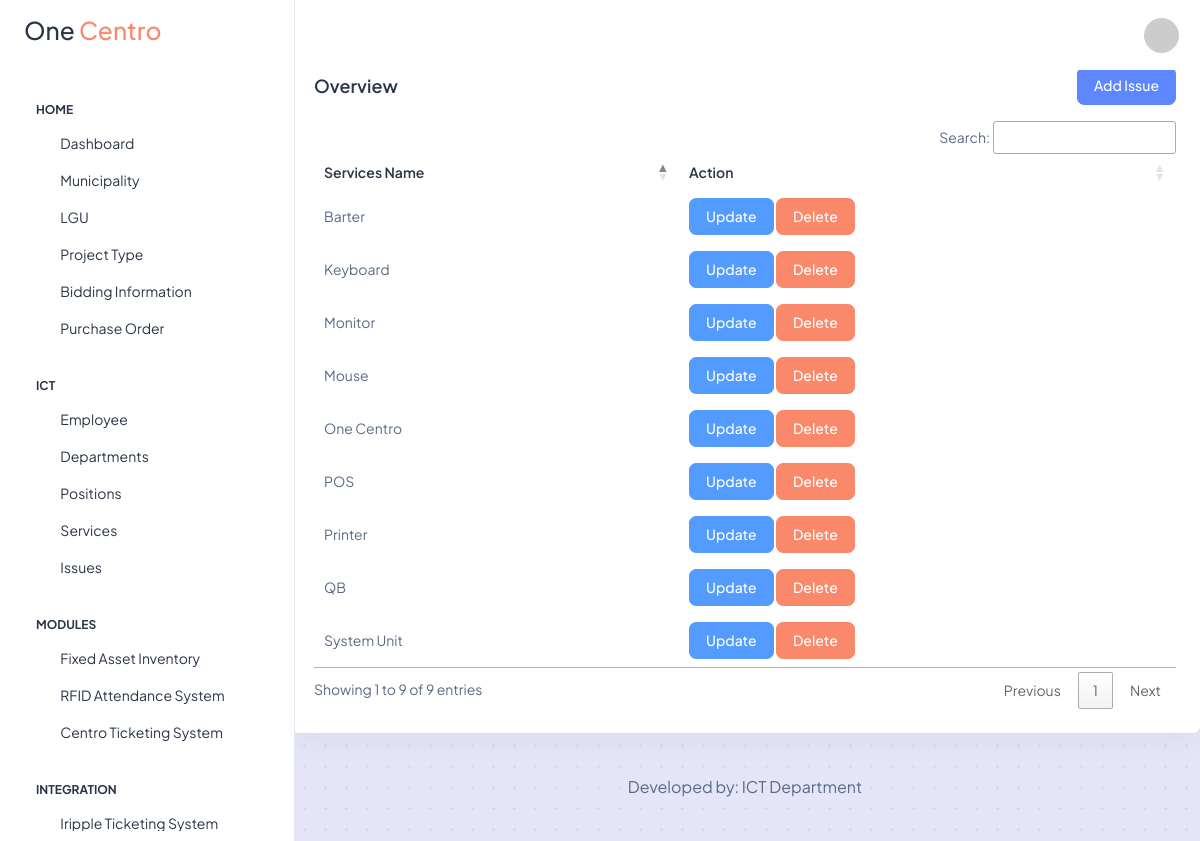
/dashboard/issues.php (signed in), run on the app's committed database.
### tables this page shows
CREATE TABLE `issues` (
  `id` int(11) NOT NULL,
  `issue` varchar(255) NOT NULL
);

### db/conn.php (called while the page is built)
<?php
    class DBConnection {
        private $host = "localhost";
        private $user = "root";
        private $pass = "";
        private $db = "one_centro";
        protected function connect() {
            try {
                $dsn = 'mysql: host=' . $this->host . ';dbname=' . $this->db;
                $pdo = new PDO($dsn, $this->user, $this->pass);
                $pdo->setAttribute(PDO::ATTR_ERRMODE, PDO::ERRMODE_EXCEPTION);
                return $pdo;
            } catch(PDOException $e) {
                print_r($e);
            }
        }
    }
?>

### models/issues-facade.php (called while the page is built, shortened)
<?php
class IssuesFacade extends DBConnection
{
    public function fetchIssues()
    {
        $sql = $this->connect()->prepare("SELECT * FROM issues ORDER BY issue");
        $sql->execute();
        return $sql;
    }
}

### dashboard/issues.php (the view, shortened to what this page needs)
<?php
include realpath(__DIR__ . '/../includes/layout/dashboard-header.php');
include realpath(__DIR__ . '/../models/issues-facade.php');
$issuesFacade = new IssuesFacade;
if (isset($_SESSION["user_role"])) {
    $userRole = $_SESSION["user_role"];
}
if (isset($_SESSION["first_name"])) {
    $firstName = $_SESSION["first_name"];
}
?>
<div class="page-wrapper" id="main-wrapper" data-layout="vertical" data-navbarbg="skin6" data-sidebartype="full" data-sidebar-position="fixed" data-header-position="fixed">
    <aside class="left-sidebar">
      <div>
        <div class="brand-logo d-flex align-items-center justify-content-between">
            <a href="./index" class="text-nowrap logo-img"><h3>One <span class="text-danger">Centro</span></h3></a>
        </div>
        <?php include realpath(__DIR__ . '/../includes/layout/dashboard-sidebar.php') ?>
      </div>
    </aside>
    <div class="body-wrapper">
        <header class="app-header">
            <nav class="navbar navbar-expand-lg navbar-light">
                <div class="navbar-collapse justify-content-end px-0" id="navbarNav">
                    <ul class="navbar-nav flex-row ms-auto align-items-center justify-content-end">
                        <li class="nav-item dropdown">
                            <a class="nav-link nav-icon-hover" href="javascript:void(0)" id="drop2" data-bs-toggle="dropdown" aria-expanded="false">
                                <img src="https://ui-avatars.com/api/?name=<?= $firstName . '+' . $lastName ?>&background=random" class="rounded-circle" width="35" height="35">
                            </a>
                        </li>
                    </ul>
                </div>
            </nav>
        </header>
        <div class="container-fluid">
            <div class="row">
                <div class="col-lg-12 d-flex align-items-strech">
                    <div class="card w-100">
                        <div class="card-body p-4">
                            <div class="d-flex justify-content-between">
                                <h5 class="card-title fw-semibold my-2">Overview</h5>
                                <?php if ($userRole == 1) { ?>
                                    <button type="button" class="btn btn-primary" data-bs-toggle="modal" data-bs-target="#addIssueModal">Add Issue</button>
                                <?php } ?>
                            </div>
                            <div class="py-2">
                            </div>
                            <div class="table-responsive">
                                <table class="table text-nowrap mb-0 align-middle">
                                    <thead class="text-dark fs-4">
                                        <tr>
                                            <th class="border-bottom-0">
                                                <h6 class="fw-semibold mb-0">Services Name</h6>
                                            </th>
                                            <th class="border-bottom-0">
                                                <h6 class="fw-semibold mb-0">Action</h6>
                                            </th>
                                        </tr>
                                    </thead>
                                    <tbody>
                                    <?php
                                    $fetchServices = $issuesFacade->fetchIssues();
                                    while ($row = $fetchServices->fetch(PDO::FETCH_ASSOC)) { ?>
                                        <tr>
                                            <td class="border-bottom-0">
                                                <p class="mb-0 fw-normal"><?= $row["issue"]?></p>
                                            </td>
                                            <td class="border-bottom-0">
                                                <a href="issues?is_updated=<?= $row["id"] ?>" class="btn btn-info">Update</a>
                                                <a href="delete-issue?issue_id=<?= $row["id"] ?>" class="btn btn-danger" onclick="return confirm('Are you sure you want to delete this issue?');">Delete</a>
                                            </td>
                                        </tr>
                                    <?php } ?>
                                    </tbody>
                                </table>
                            </div>
                        </div>
                    </div>
                </div>
            </div>
            <div class="py-6 px-6 text-center">
                <p class="mb-0 fs-4">Developed by: ICT Department</p>
            </div>
        </div>
    </div>
</div>
<?php include realpath(__DIR__ . '/../includes/layout/dashboard-footer.php') ?>

### dashboard/issues.php (style rules this page uses)
body { opacity: 1; background-image: radial-gradient(#cdd9e7 1.05px, #e5e5f7 1.05px); background-size: 21px 21px; }

### data on the page
issues: issue "Barter"
issues: issue "Keyboard"
issues: issue "Monitor"
issues: issue "Mouse"
issues: issue "One Centro"
issues: issue "POS"
issues: issue "Printer"
issues: issue "QB"
issues: issue "System Unit"

### other printed values
$department "ICT"
